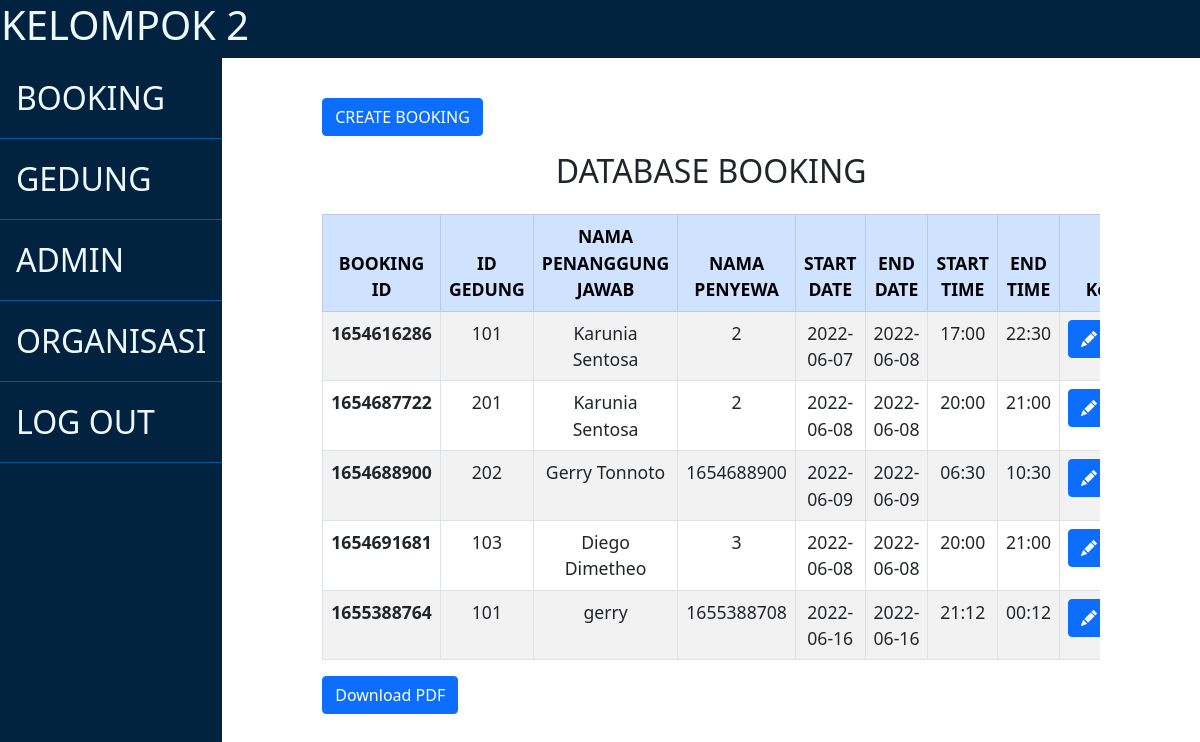
/admin/booking (signed in), run on an earlier commit of the app's database.
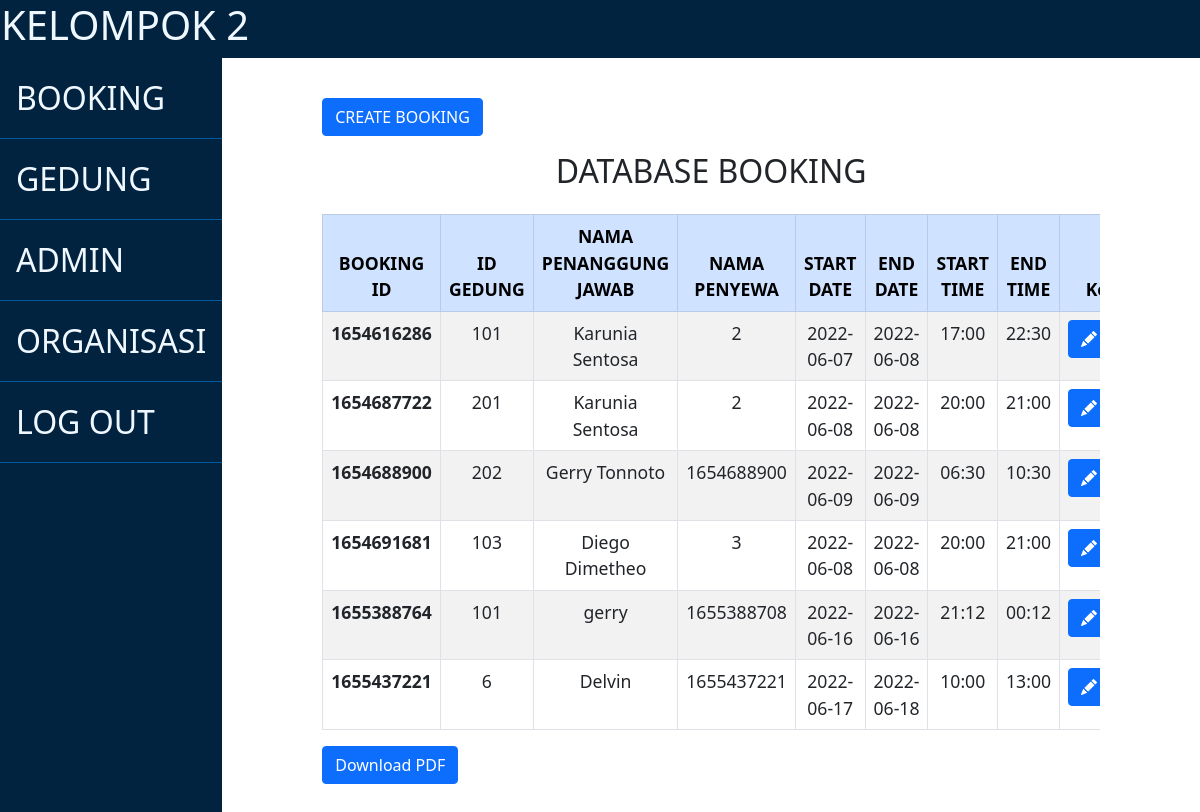
And on a later commit of the database.
### booking.py (models this page shows, shortened)
class BookingModel(Base):
    __tablename__ = 'booking'
    id = Column(Integer, primary_key=True)
    gedung_id = Column(Integer, ForeignKey(GedungModel.id), nullable=False)
    nama_penanggungjawab = Column(String)
    penyewa = Column(Integer, ForeignKey(OrganisasiModel.id), nullable=False)
    start_date = Column(String, nullable=False)
    end_date = Column(String, nullable=False)
    start_time = Column(String, nullable=False)
    end_time = Column(String, nullable=False)

### app.py (the view)
@app.route('/admin/booking')
@login_required
def admin_booking_view():
    booking_list = booking_helper.read()
    gedung_list = gedung_helper.read()
    organisasi_list = organisasi_helper.read()
    return render_template('admin/booking.html', booking_list=booking_list, gedungs=gedung_list, orgs=organisasi_list)

### admin.py (called while the page is built)
    def read_one(self, id):
        with Session(self.engine) as session:
            stmt = select(AdminModel).where(AdminModel.id == id)
            return session.scalars(stmt).one()

### app.py (called while the page is built)
@login_manager.user_loader
def load_user(id):
    return admin_helper.read_one(id)

### booking.py (called while the page is built)
    def read(self):
        with Session(self.engine) as session:
            return session.query(BookingModel)

### gedung.py (called while the page is built)
    def read(self):
        with Session(self.engine) as session:
            return session.query(GedungModel)

### organisasi.py (called while the page is built)
    def read(self):
        with Session(self.engine) as session:
            return session.query(OrganisasiModel)

### templates/admin/booking.html (shortened to what this page needs)
{% extends 'admin/templates/admin_template.jinja2' %}
{% block rightside_content %}
    <button class="btn btn-primary" onclick="onAdd()">CREATE BOOKING</button>
    <div class="content">
        <h2 class="page-title">DATABASE BOOKING</h2>
        <div class="table-responsive">
            <table class="table table-bordered table-striped">
                <thead>
                <tr class="table-primary">
                    <th class="text-center">BOOKING ID</th>
                    <th class="text-center">ID GEDUNG</th>
                    <th class="text-center">NAMA PENANGGUNG JAWAB</th>
                    <th class="text-center">NAMA PENYEWA</th>
                    <th class="text-center">START DATE</th>
                    <th class="text-center">END DATE</th>
                    <th class="text-center">START TIME</th>
                    <th class="text-center">END TIME</th>
                    <th colspan="2" class="text-center">Kontrol</th>
                </tr>
                </thead>
                <tbody>
                {% for booking in booking_list %}
                    <tr>
                        <th class="text-center">{{ booking.id }}</th>
                        <td class="text-center">{{ booking.gedung_id }}</td>
                        <td class="text-center">{{ booking.nama_penanggungjawab }}</td>
                        <td class="text-center">{{ booking.penyewa }}</td>
                        <td class="text-center">{{ booking.start_date }}</td>
                        <td class="text-center">{{ booking.end_date }}</td>
                        <td class="text-center">{{ booking.start_time }}</td>
                        <td class="text-center">{{ booking.end_time }}</td>
                        <td class="text-center">
                            <button onClick="onEdit('{{ booking.id }}')" class="btn btn-primary"><i
                                    class="bi bi-pencil-fill"></i></button>
                        </td>
                    </tr>
                {% endfor %}
                </tbody>
            </table>
            <a href="{{ url_for('konversi') }}" style="text-decoration: none;">
                <button type="button" class="btn btn-primary">Download PDF</button>
            </a>
        </div>
    </div>
{% endblock %}

What changed in the data, as far as the page shows it:
added BookingModel: id "1655437221", gedung_id "6", nama_penanggungjawab "Delvin", penyewa "1655437221", start_date "2022-06-17", end_date "2022-06-18", start_time "10:00", end_time "13:00"
